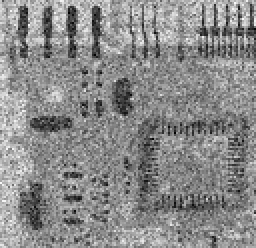
%> input picture Codes/CH05/example5_5/Fig0514(a)(ckt_saltpep_prob_pt25).tif, 128 x 124 px, shrunk from 455 x 440 before the run (shown 2 times larger)
$ octave example5_5.m   (GNU Octave 9; MATLAB toolbox functions it lacks are replaced by stand-ins)
%> lines starting %> are read from the running program, lines starting %| are printed output that depends on the picture; in (x1, y1, x2, y2) boxes, pixels count from 0 and x2, y2 are one past the last pixel; in counts of white or black regions, pixels touching at a corner belong together; the program's own positions count from 1
% Gonzalez (3rd ed) example 5.5, including figure 5.14

sp_cktb = imread('Fig0514(a)(ckt_saltpep_prob_pt25).tif');
%> sp_cktb is the input picture: size 124x128 uint8; min 0, max 251, mean 138.1

mask_size = 7;
med_filter = @(mask) median(mask(:));
med_cktb = nlfilter(sp_cktb,[mask_size,mask_size],med_filter);
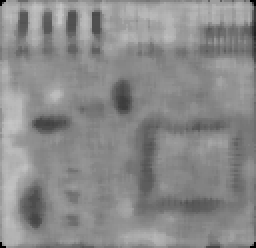
%> med_cktb: size 124x128 uint8 (shown 2 times larger); min 0, max 197, mean 137.7

init_mask_size = 3;
max_mask_size = 7;
adap_med_cktb = adap_med_filter(sp_cktb,init_mask_size,max_mask_size);


figure
subplot(1,3,1),imshow(sp_cktb,[]),title('salt&pepper noise');
subplot(1,3,2),imshow(med_cktb,[]),title('median filter');
subplot(1,3,3),imshow(adap_med_cktb,[]),title('adaptive median filter');


function dest_image = adap_med_filter(src_image,init_size,max_size)
%> called with init_size = 3, max_size = 7
    [size_m,size_n] = size(src_image);
%> size_m = 124; size_n = 128
    dest_image = src_image;
    src_image = padarray(src_image,[max_size, max_size],'symmetric');
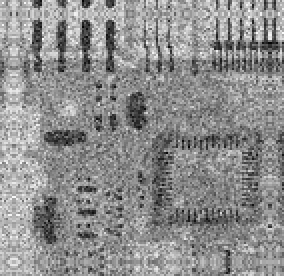
%> src_image: size 138x142 uint8 (shown 2 times larger); min 0, max 251, mean 141.8

    for cur_dest_m = 1:size_m
        for cur_dest_n=1:size_n

            cur_src_m = cur_dest_m+max_size;
            cur_src_n = cur_dest_n+max_size;
            cur_size = init_size;

            while cur_size <= max_size
            % the while loop finds the appropriate mask_size
                offset = floor(cur_size/2);
                cur_mask = src_image(...
                    cur_src_m-offset:cur_src_m+offset...
                    ,cur_src_n-offset:cur_src_n+offset);

                cur_min = min(cur_mask(:));
                cur_max = max(cur_mask(:));
                cur_med = median(cur_mask(:));

                if (cur_min<cur_med) && (cur_med < cur_max)
                    break;
                end

                cur_size = cur_size + 2;
            end % end of while loop

            % 'good' pixel remains, while 'bad' pixel is replaced
            % cur_min,cur_max and cur_med keep updated
            if (cur_min<dest_image(cur_dest_m,cur_dest_n)) ...
                    && (dest_image(cur_dest_m,cur_dest_n)<cur_max)
                dest_image(cur_dest_m,cur_dest_n) = ...
                    dest_image(cur_dest_m,cur_dest_n);
            else
                dest_image(cur_dest_m,cur_dest_n) = cur_med;
            end
        end
    end % end of for-for loop
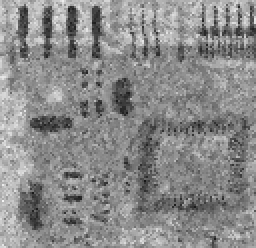
%> dest_image: size 124x128 uint8 (shown 2 times larger); 19.7% of pixels changed, all inside (x1, y1, x2, y2) = (0, 0, 128, 124)
end % end of function
